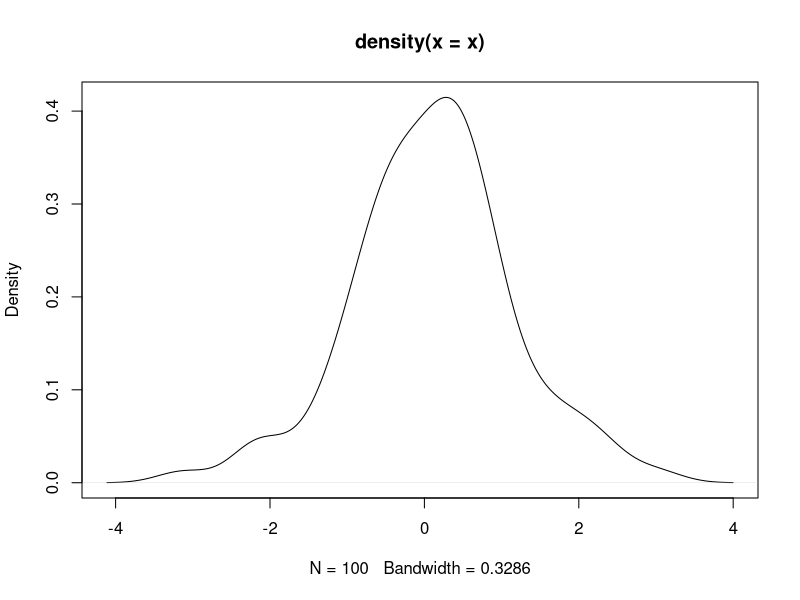

The R source for this figure:
# Data Structures in R
# Vectors----



#Matrices----


#Arrays----

# Data Frames----

#Factors----
x=1:10 #create sequence of numbers from 1 to 10. Then press Ctrl+Enter
x
x1<-1:20
x1
(x1=1:30) #create sequence and print as well

(x2=c(1,2,3,4))#concatenate
class(x2)
(x3=letters[1:10]) #prints first 10 letters
LETTERS[1:26] #prints all letters
(x3b=c("A","Ashutosh","4")) #hybrid vector
?c # help about command C
(x4=c(T,FALSE,TRUE,T,F))
x5=c(3L,5L)
class(x5)
x5a=c(3,5)
class(x5a)
(x6=seq(0,100,by=3))
methods(class='numeric')
ls() #variables in my environment
x6
length(x6)#number of entries in variable
x6[20] #use square bracket for index. Access 20th element
x6[c(2,4)] #access 2nd and 4th element
x6[-1] #access all but first element
x6[-c(1:10)] #removes 1st to 10th entry
x6[c(2.4,3.54)]# real numbers are truncated to integers
x6[-c(1,5,20)]#removes 1st, 5th and 20th
(x7=c(x6,x2))#combine 2 vectors
rev(x6)#reverse the order of creation
sort(x6[-c(1,2)]) #sort x6 without taking 1st and 2nd element
sort(x2)
sort(x2,decreasing = T)#sort in decreasing order
x[2]<-0;x #modify second element
x[x<0]=5;x  #modify elements less than 0
x


#delete vector
(x=rnorm(100))
plot(density(x)) #density plot
x1=rnorm(10000,mean=50, sd=5)
x1
#MAtrix
100:111
(m=matrix(1:12,nrow=4))
(m1=matrix(1:12,ncol=3,byrow= T))
attributes(m1) #rows and columns
length(m1) #number of elements

#access elements of matrix
m1[2,1:3] 
m1[c(1,3),]
m1[,c(1,3)]
paste("c","D",sep="-")
paste("c",1:100,sep="-")
colnames(m1)=paste("c",1:3,sep="-")
m1
m3=1:24
dim(m3)=c(6,4)
colSums(m1)
sweep(m1,MARGIN = 1, STATS = c(2,3,4,5),FUN = "+") #row wise
sweep(m1,MARGIN = 2, STATS = c(2,3,4,5),FUN = "*")# col wise
?addmargins
addmargins(m1,2,mean)
addmargins(m1,c(1,2),list(list(mean,sum,max),list(var,sd)))
